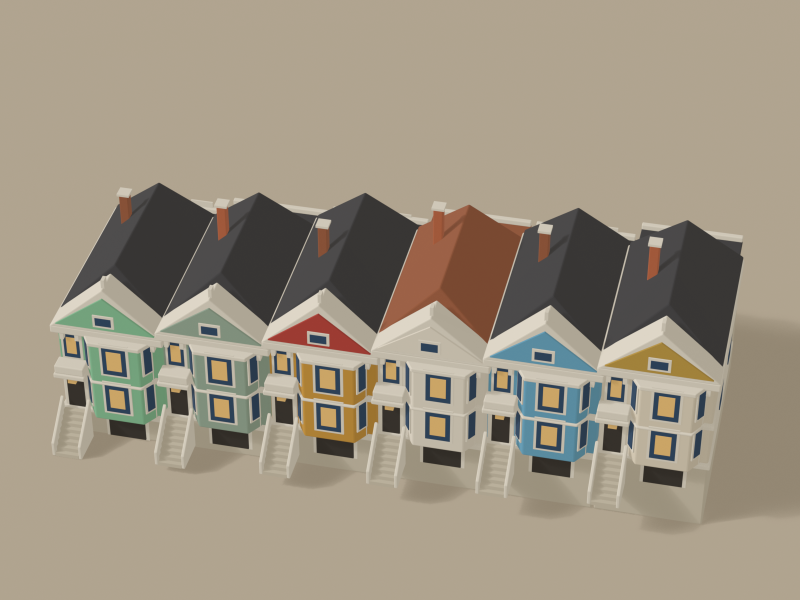
#> input picture artifacts/painted-ladies/painted-ladies-aerial.png, 1600 x 1200 px, given in place of painted-ladies-north.png, which was not available (shown at 1/2 size)
$ python make_contact_sheet.py
#> lines starting #> are read from the running program, lines starting #| are printed output that depends on the picture; pictures that were not available may be replaced by others from this repository, and a replacement may not be noted
"""Compose the six GLB review renders into painted-ladies-contact-sheet.png."""

from pathlib import Path

from PIL import Image, ImageDraw, ImageFont

HERE = Path(__file__).resolve().parent
BG = (237, 227, 209)
INK = (58, 52, 44)
FONT = ImageFont.truetype("/usr/share/fonts/truetype/dejavu/DejaVuSans-Bold.ttf", 34)
VIEWS = ["north", "east", "south", "west", "top", "aerial"]
COLS = 3
PAD = 40
LABEL_H = 56
CELL_W = 460


def load(view):
#> called with view = 'north'
    img = Image.open(HERE / f"painted-ladies-{view}.png").convert("RGB")
    w = CELL_W
    h = round(img.height * w / img.width)
#> h = 345
    return img.resize((w, h), Image.Resampling.LANCZOS)


def main():
    tiles = [load(v) for v in VIEWS]
#> call 2 of load, with view = 'east'
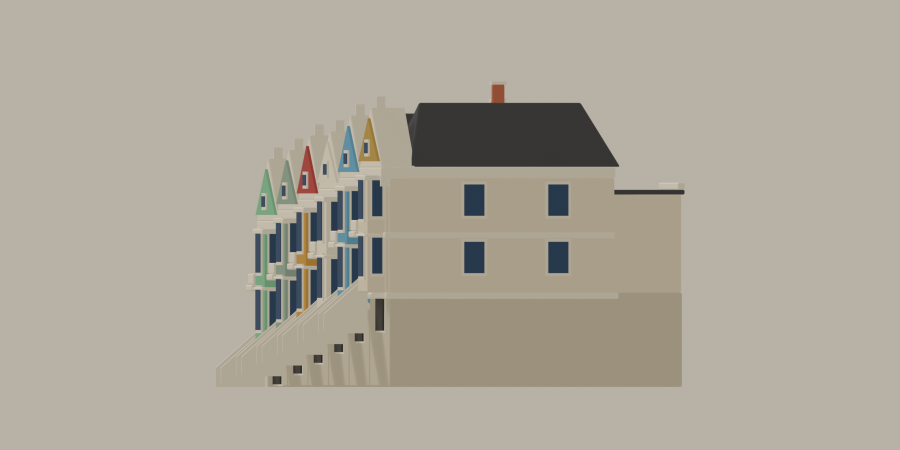
#> input picture artifacts/painted-ladies/painted-ladies-south.png, 1800 x 900 px, given in place of painted-ladies-east.png, which was not available (shown at 1/2 size)
#> call 4 of load, with view = 'west'
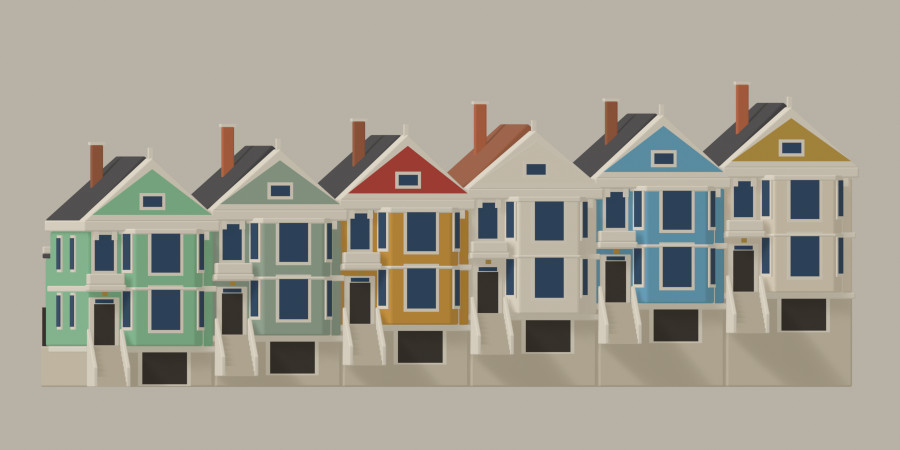
#> input picture artifacts/painted-ladies/painted-ladies-west.png, 1800 x 900 px (shown at 1/2 size)
#> in load (call 4), `return img.resize((w, h), Image.Resampling.LANCZOS)`:
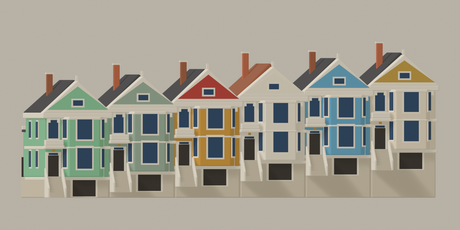
#> returned value: PIL image 460x230 RGB; mean R, G, B 162.1, 158.2, 146.1
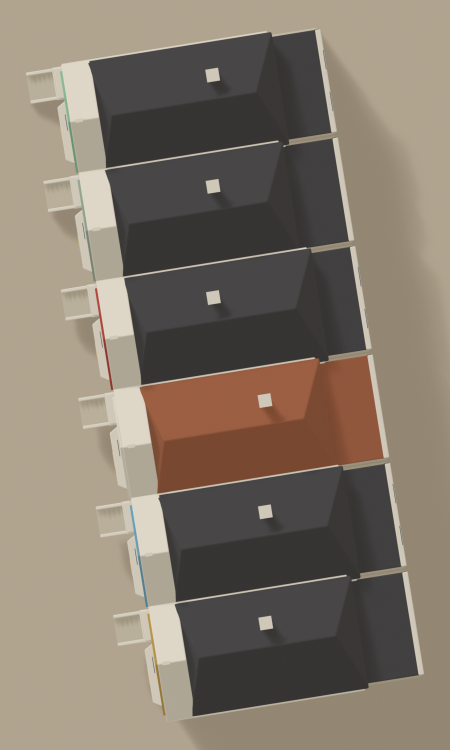
#> input picture artifacts/painted-ladies/painted-ladies-top.png, 900 x 1500 px (shown at 1/2 size)
#> in load (call 5), `return img.resize((w, h), Image.Resampling.LANCZOS)`:
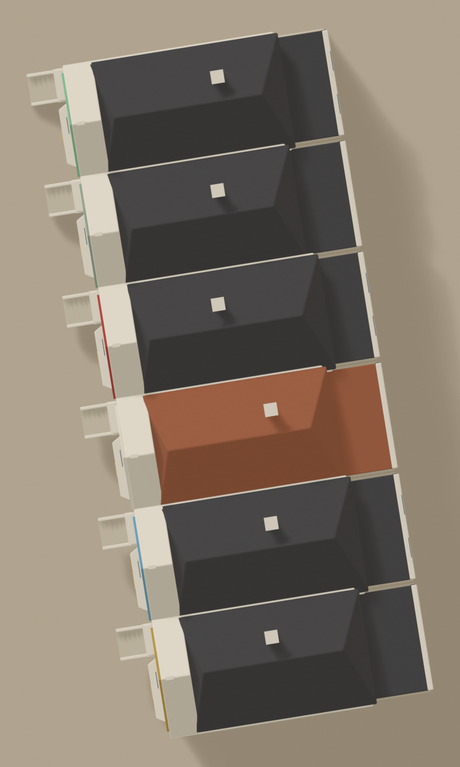
#> returned value: PIL image 460x767 RGB; mean R, G, B 130.3, 119.1, 106.1
#> tiles = 6 items
    rows = [tiles[i : i + COLS] for i in range(0, len(tiles), COLS)]
#> rows = 2 items
    row_h = [LABEL_H + max(t.height for t in row) for row in rows]
#> row_h = [401, 823]
    width = PAD + COLS * (CELL_W + PAD)
    height = PAD + sum(h + PAD for h in row_h)
#> height = 1344
    sheet = Image.new("RGB", (width, height), BG)
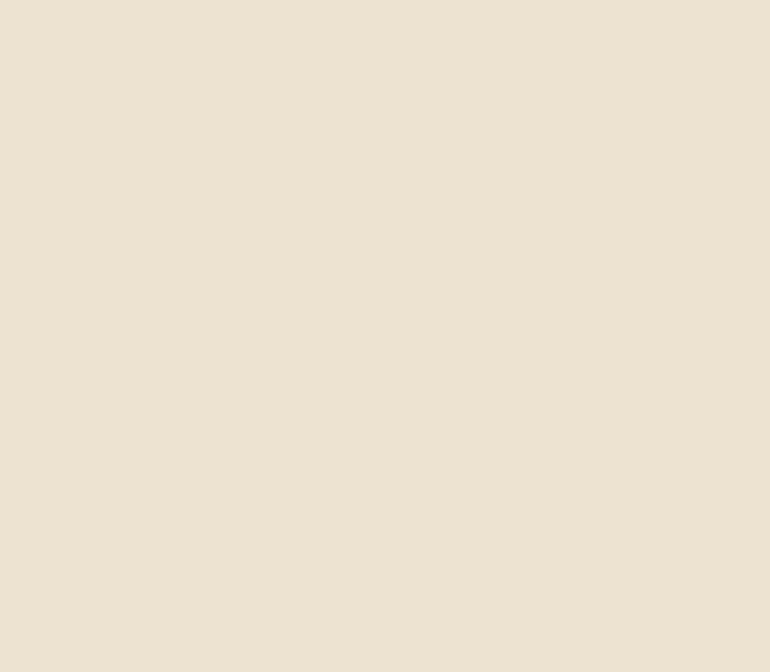
#> sheet: PIL image 1540x1344 RGB (shown at 1/2 size); mean R, G, B 237, 227, 209
    draw = ImageDraw.Draw(sheet)

    y = PAD
    for ri, row in enumerate(rows):
        for ci, tile in enumerate(row):
            cx = PAD + ci * (CELL_W + PAD) + CELL_W // 2
            label = VIEWS[ri * COLS + ci].upper()
            draw.text((cx, y + LABEL_H // 2), label, font=FONT, fill=INK, anchor="mm")
            sheet.paste(tile, (cx - tile.width // 2, y + LABEL_H))
        y += row_h[ri] + PAD
#> this loop made 2 passes
#> (ri, y) on passes 1 to 2: (0, 481), (1, 1344)
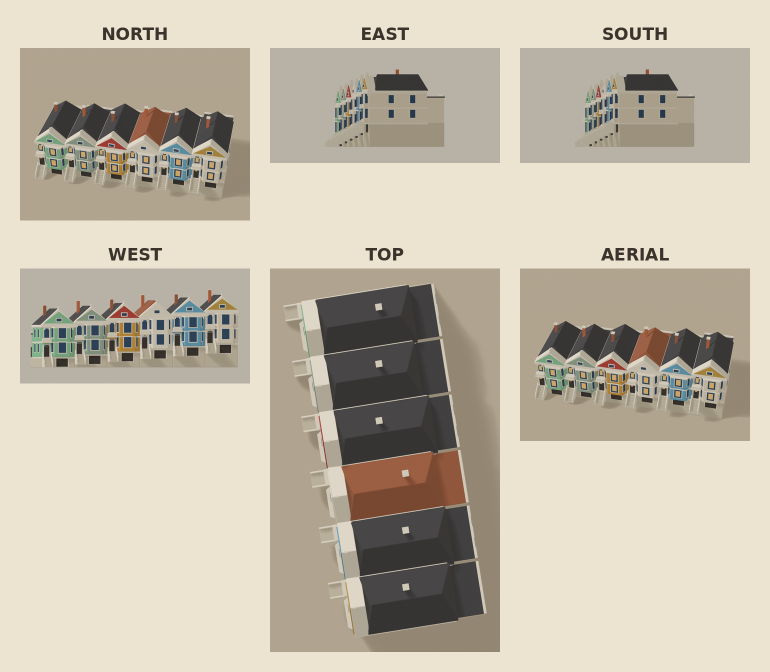
#> sheet: PIL image 1540x1344 RGB (shown at 1/2 size); mean R, G, B 195.4, 185.8, 169.7
#> after the loop, y = 1344

    out = HERE / "painted-ladies-contact-sheet.png"
    sheet.save(out)
    print(f"[contact-sheet] {out}")


if __name__ == "__main__":
    main()
